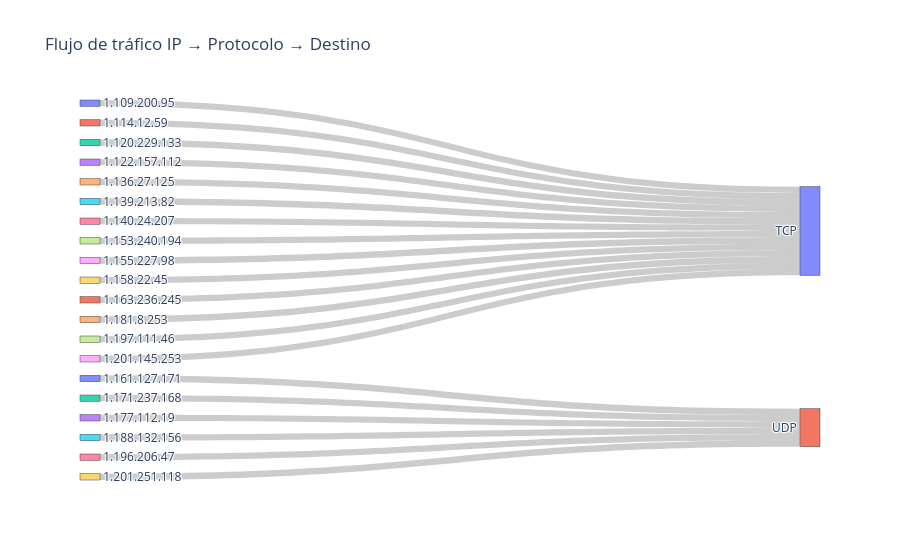

The notebook cell saved with this chart:
### Markdown cell above
###IP origen → protocolo → IP destino

### Code cell
flow = (
    df.groupby(['src_ip','protocol','dst_ip'])
    .size()
    .reset_index(name='count')
)

flow = flow.sort_values('count',ascending=False).head(20)

labels = list(pd.concat([flow['src_ip'],flow['protocol'],flow['dst_ip']]).unique())

source = flow['src_ip'].apply(lambda x: labels.index(x))
target = flow['protocol'].apply(lambda x: labels.index(x))
value = flow['count']

fig = go.Figure(data=[go.Sankey(
    node=dict(label=labels),
    link=dict(source=source,target=target,value=value)
)])

fig.update_layout(title_text="Flujo de tráfico IP → Protocolo → Destino")

fig.show()

### Figure 1 — Plotly figure (JSON) as saved in the notebook; plotly's stock layout.template omitted (floating-point values rounded to 4 significant figures)
{"data": [{"link": {"source": [0, 1, 2, 3, 4, 5, 6, 7, 8, 9, 10, 11, 12, 13, 14, 15, 16, 17, 18, 19], "target": [20, 20, 20, 20, 20, 20, 20, 20, 20, 20, 21, 20, 21, 21, 20, 21, 21, 20, 20, 21], "value": [1, 1, 1, 1, 1, 1, 1, 1, 1, 1, 1, 1, 1, 1, 1, 1, 1, 1, 1, 1]}, "node": {"label": ["1.109.200.95", "1.114.12.59", "1.120.229.133", "1.122.157.112", "1.136.27.125", "1.139.213.82", "1.140.24.207", "1.153.240.194", "1.155.227.98", "1.158.22.45", "1.161.127.171", "1.163.236.245", "1.171.237.168", "1.177.112.19", "1.181.8.253", "1.188.132.156", "1.196.206.47", "1.197.111.46", "1.201.145.253", "1.201.251.118", "TCP", "UDP", "220.104.40.191", "154.97.140.204", "251.212.54.33", "127.149.219.114", "233.219.48.52", "29.70.151.121", "106.78.9.10", "232.253.60.111", "107.80.96.51", "143.196.66.162", "223.27.161.172", "174.53.253.115", "101.113.65.72", "112.248.64.86", "110.40.222.144", "91.39.76.120", "154.4.85.88", "203.18.188.179", "70.181.182.183", "4.18.71.118"]}, "type": "sankey"}], "layout": {"title": {"text": "Flujo de tráfico IP → Protocolo → Destino"}}}
